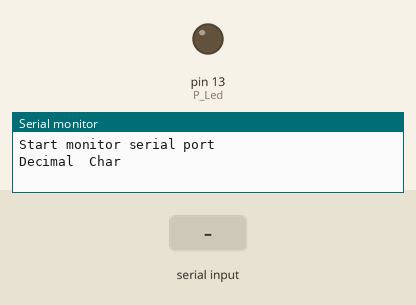
Recording of a sketch running on a simulated Arduino Uno, built with avr-gcc and run on an emulated ATmega328P. Parts: output pins drawn as LEDs (lit = HIGH), the last lines printed to the serial monitor. The inputs (shaded band) are chosen by the test bench.

Above: at 1.2 s.
1.3 s: "1" received over Serial
At 2.2 s:
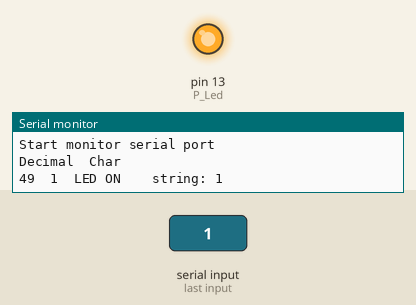
2.8 s: "0" received over Serial
At 3.3 s:
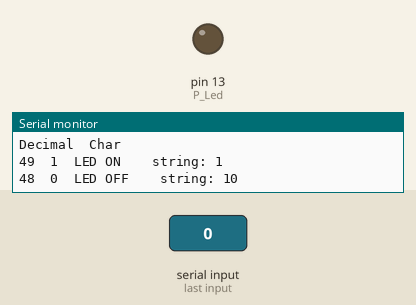
Timing chart, 0 to 5.8 s (numbered marks = the images above; inputs shaded):
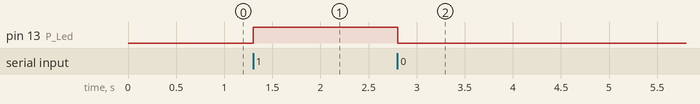

The sketch:

_2_Serial.ino
```cpp
int P_Led = 13;

int S_Input = 0;

char str_in[10] = {};
int curr_pos = 0;

void setup() {

  pinMode(P_Led, OUTPUT);
  // put your setup code here, to run once:
  Serial.begin(9600);
  //phan header tab
  Serial.println("Start monitor serial port ");
  Serial.print("Decimal");
  Serial.print("\t");
  Serial.println("Char");

  curr_pos = 0;
}

void loop() {
  // put your main code here, to run repeatedly:
  while (Serial.available()>0 ){
    S_Input  = Serial.read();

    str_in[curr_pos] = S_Input;
    curr_pos +=1;

    Serial.print(S_Input);
    Serial.print("\t");
    Serial.print(char(S_Input));

    if (S_Input == '1'){
      Serial.print("  LED ON ");
      digitalWrite(P_Led,HIGH);
    }
    if (S_Input =='0'){
      Serial.print("  LED OFF ");
      digitalWrite(P_Led,LOW );
    }

    //if (S_Input == '9'){
      Serial.print( "\t string: ");
      Serial.print(str_in);
    //}


    Serial.println();
  }

}
```

Measured:
- after the input at 1.3 s, pin 13 (P_Led): LOW → HIGH at once
- after the input at 2.8 s, pin 13 (P_Led): HIGH → LOW at once
